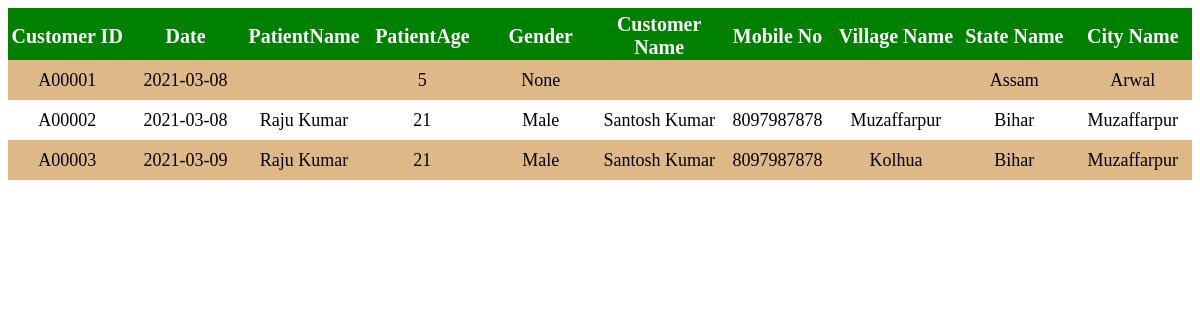
Screenshot of /CustomerRecord.php with the database file from the repository.
### tables this page shows
CREATE TABLE `customer` (
  `Customer_ID` char(6) NOT NULL,
  `Date` date DEFAULT NULL,
  `Patient_Name` varchar(50) DEFAULT NULL,
  `Patient_Age` int(11) DEFAULT NULL,
  `Gender` char(6) DEFAULT NULL,
  `Customer_Name` varchar(50) DEFAULT NULL,
  `Mobile_No` char(10) DEFAULT NULL,
  `Village_Name` varchar(50) DEFAULT NULL,
  `State_Name` varchar(50) DEFAULT NULL,
  `City_Name` varchar(50) DEFAULT NULL,
  PRIMARY KEY (`Customer_ID`)
);

### CustomerRecord.php (the view, shortened to what this page needs)
<html>
    <head>
        <link rel="stylesheet" href="colors.css">
    </head>
    <body>
         <table class="tables">
            <tr class="th">
                <th class="column">Customer ID</th>
                <th class="column">Date</th>
                <th class="column">PatientName</th>
                <th class="column">PatientAge</th>
                <th class="column">Gender</th>
                <th class="column">Customer Name</th>
                <th class="column">Mobile No</th>
                <th class="column">Village Name</th>
                <th class="column">State Name</th>
                <th class="column">City Name</th>
            </tr>
            <?php
                include 'Connect.php';
                $sql = "SELECT * FROM customer";
                $result = $con->query($sql);
                if($result->num_rows > 0){
                    while($row = $result->fetch_assoc()){
                    echo '<tr class="thtd">';
                    echo "<td>".$row["Customer_ID"]."</td>";
                    echo "<td>".$row["Date"]."</td>";
                    echo "<td>".$row["Patient_Name"]."</td>";
                    echo "<td>".$row["Patient_Age"]."</td>";
                    echo "<td>".$row["Gender"]."</td>";
                    echo "<td>".$row["Customer_Name"]."</td>";
                    echo "<td>".$row["Mobile_No"]."</td>";
                    echo "<td>".$row["Village_Name"]."</td>";
                    echo "<td>".$row["State_Name"]."</td>";
                    echo "<td>".$row["City_Name"]."</td>";
                    echo "</tr>";
                    }
                }
            ?>
        </table>
    </body>
</html>

### colors.css (style rules this page uses)
.column { width: 10%; height: 40px; font-size: 20px; padding-top: 5px; }
.tables { border-collapse: collapse; width: 100%; }
.thtd { text-align: center; padding: 8px; height: 40px; font-size: 18px; text-transform: capitalize; }
.thtd:nth-child(even) { background-color: burlywood; }
.th { background-color: green; color: white; }

### rows the page displays
customer: Customer_ID "A00001", Date "2021-03-08", Patient_Age "5", Gender "None", State_Name "Assam", City_Name "Arwal"
customer: Customer_ID "A00002", Date "2021-03-08", Patient_Name "Raju Kumar", Patient_Age "21", Gender "Male", Customer_Name "Santosh Kumar", Mobile_No "8097987878", Village_Name "Muzaffarpur", State_Name "Bihar", City_Name "Muzaffarpur"
customer: Customer_ID "A00003", Date "2021-03-09", Patient_Name "Raju Kumar", Patient_Age "21", Gender "Male", Customer_Name "Santosh Kumar", Mobile_No "8097987878", Village_Name "Kolhua", State_Name "Bihar", City_Name "Muzaffarpur"
